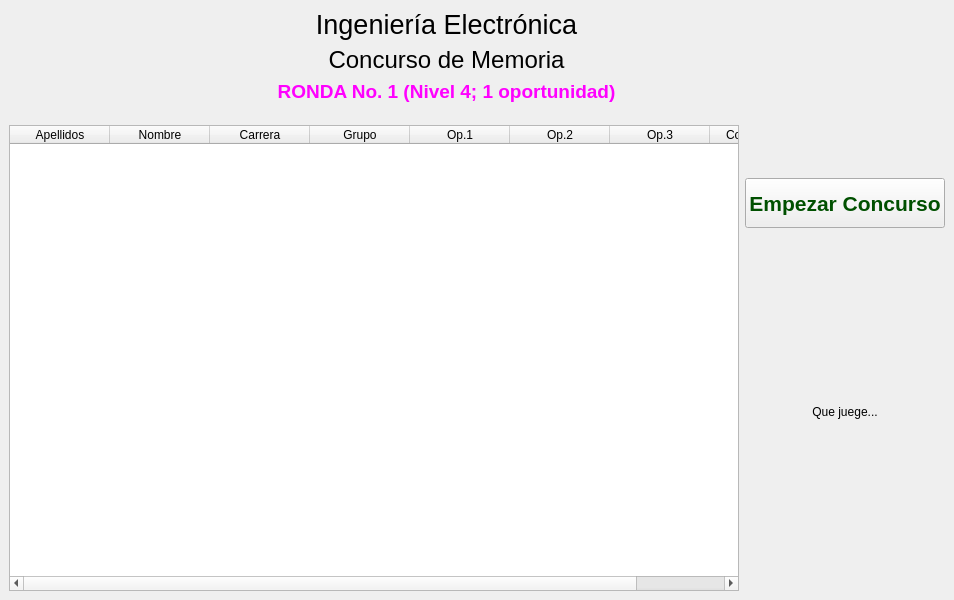
<?xml version="1.0" encoding="UTF-8"?>
<ui version="4.0">
 <class>MainWindow</class>
 <widget class="QMainWindow" name="MainWindow">
  <property name="geometry">
   <rect>
    <x>0</x>
    <y>0</y>
    <width>954</width>
    <height>600</height>
   </rect>
  </property>
  <property name="windowTitle">
   <string>Juego de Memoria</string>
  </property>
  <widget class="QWidget" name="centralwidget">
   <layout class="QHBoxLayout" name="horizontalLayout">
    <item>
     <layout class="QVBoxLayout" name="verticalLayout" stretch="0">
      <item>
       <layout class="QHBoxLayout" name="horizontalLayout_2" stretch="0">
        <item>
         <layout class="QVBoxLayout" name="verticalLayout_2" stretch="1,5">
          <item>
           <layout class="QHBoxLayout" name="horizontalLayout_Encabezado" stretch="5,1">
            <item>
             <layout class="QVBoxLayout" name="verticalLayout_titulos">
              <item>
               <widget class="QLabel" name="label_carrera">
                <property name="font">
                 <font>
                  <pointsize>20</pointsize>
                 </font>
                </property>
                <property name="text">
                 <string>Ingeniería Electrónica</string>
                </property>
                <property name="alignment">
                 <set>Qt::AlignmentFlag::AlignCenter</set>
                </property>
               </widget>
              </item>
              <item>
               <widget class="QLabel" name="label_evento">
                <property name="font">
                 <font>
                  <pointsize>18</pointsize>
                 </font>
                </property>
                <property name="text">
                 <string>Concurso de Memoria</string>
                </property>
                <property name="alignment">
                 <set>Qt::AlignmentFlag::AlignCenter</set>
                </property>
               </widget>
              </item>
              <item>
               <widget class="QLabel" name="label_ronda_nivel">
                <property name="font">
                 <font>
                  <pointsize>14</pointsize>
                  <bold>true</bold>
                 </font>
                </property>
                <property name="styleSheet">
                 <string notr="true">color: rgb(255, 0, 255);</string>
                </property>
                <property name="text">
                 <string>RONDA No. 1 (Nivel 4; 1 oportunidad)</string>
                </property>
                <property name="alignment">
                 <set>Qt::AlignmentFlag::AlignCenter</set>
                </property>
               </widget>
              </item>
              <item>
               <widget class="QLabel" name="label_espacio">
                <property name="font">
                 <font>
                  <pointsize>7</pointsize>
                 </font>
                </property>
                <property name="text">
                 <string/>
                </property>
               </widget>
              </item>
             </layout>
            </item>
            <item>
             <layout class="QVBoxLayout" name="verticalLayout_icono">
              <property name="leftMargin">
               <number>0</number>
              </property>
              <property name="rightMargin">
               <number>30</number>
              </property>
              <item>
               <widget class="QLabel" name="label_estado_conexion">
                <property name="maximumSize">
                 <size>
                  <width>25</width>
                  <height>25</height>
                 </size>
                </property>
                <property name="text">
                 <string/>
                </property>
                <property name="pixmap">
                 <pixmap>../../../../../../../../../../../../../../../../../../../../../../../../../../../../../../../3C7C44297C43DBF0/ITSTA/Carga Académica/AW-Feb-Jul26/Proyectos/Python/JuegoMemoria/Imagenes/CirculoColorRojo.png</pixmap>
                </property>
                <property name="scaledContents">
                 <bool>true</bool>
                </property>
                <property name="alignment">
                 <set>Qt::AlignmentFlag::AlignJustify|Qt::AlignmentFlag::AlignVCenter</set>
                </property>
               </widget>
              </item>
             </layout>
            </item>
           </layout>
          </item>
          <item>
           <layout class="QHBoxLayout" name="horizontalLayout_Detalle" stretch="0,0">
            <item>
             <layout class="QVBoxLayout" name="verticalLayout_Izquierdo">
              <item>
               <widget class="QTableWidget" name="tableWidget_Competidores">
                <property name="maximumSize">
                 <size>
                  <width>800</width>
                  <height>16777215</height>
                 </size>
                </property>
                <column>
                 <property name="text">
                  <string>Apellidos</string>
                 </property>
                </column>
                <column>
                 <property name="text">
                  <string>Nombre</string>
                 </property>
                </column>
                <column>
                 <property name="text">
                  <string>Carrera</string>
                 </property>
                </column>
                <column>
                 <property name="text">
                  <string>Grupo</string>
                 </property>
                </column>
                <column>
                 <property name="text">
                  <string>Op.1</string>
                 </property>
                </column>
                <column>
                 <property name="text">
                  <string>Op.2</string>
                 </property>
                </column>
                <column>
                 <property name="text">
                  <string>Op.3</string>
                 </property>
                </column>
                <column>
                 <property name="text">
                  <string>Comentarios</string>
                 </property>
                </column>
               </widget>
              </item>
             </layout>
            </item>
            <item>
             <layout class="QVBoxLayout" name="verticalLayout_Derecho" stretch="0,0">
              <item>
               <layout class="QHBoxLayout" name="horizontalLayout_4">
                <item>
                 <widget class="QPushButton" name="pushButton_empezar_concurso">
                  <property name="maximumSize">
                   <size>
                    <width>250</width>
                    <height>50</height>
                   </size>
                  </property>
                  <property name="font">
                   <font>
                    <pointsize>16</pointsize>
                    <bold>true</bold>
                   </font>
                  </property>
                  <property name="styleSheet">
                   <string notr="true">color: rgb(0, 80, 0);</string>
                  </property>
                  <property name="text">
                   <string>Empezar Concurso</string>
                  </property>
                 </widget>
                </item>
               </layout>
              </item>
              <item>
               <layout class="QHBoxLayout" name="horizontalLayout_3">
                <item>
                 <widget class="QLabel" name="label_siguiente_jugador">
                  <property name="maximumSize">
                   <size>
                    <width>566</width>
                    <height>250</height>
                   </size>
                  </property>
                  <property name="text">
                   <string>Que juege...</string>
                  </property>
                  <property name="alignment">
                   <set>Qt::AlignmentFlag::AlignCenter</set>
                  </property>
                 </widget>
                </item>
               </layout>
              </item>
             </layout>
            </item>
           </layout>
          </item>
         </layout>
        </item>
       </layout>
      </item>
     </layout>
    </item>
   </layout>
  </widget>
 </widget>
 <resources/>
 <connections/>
</ui>
